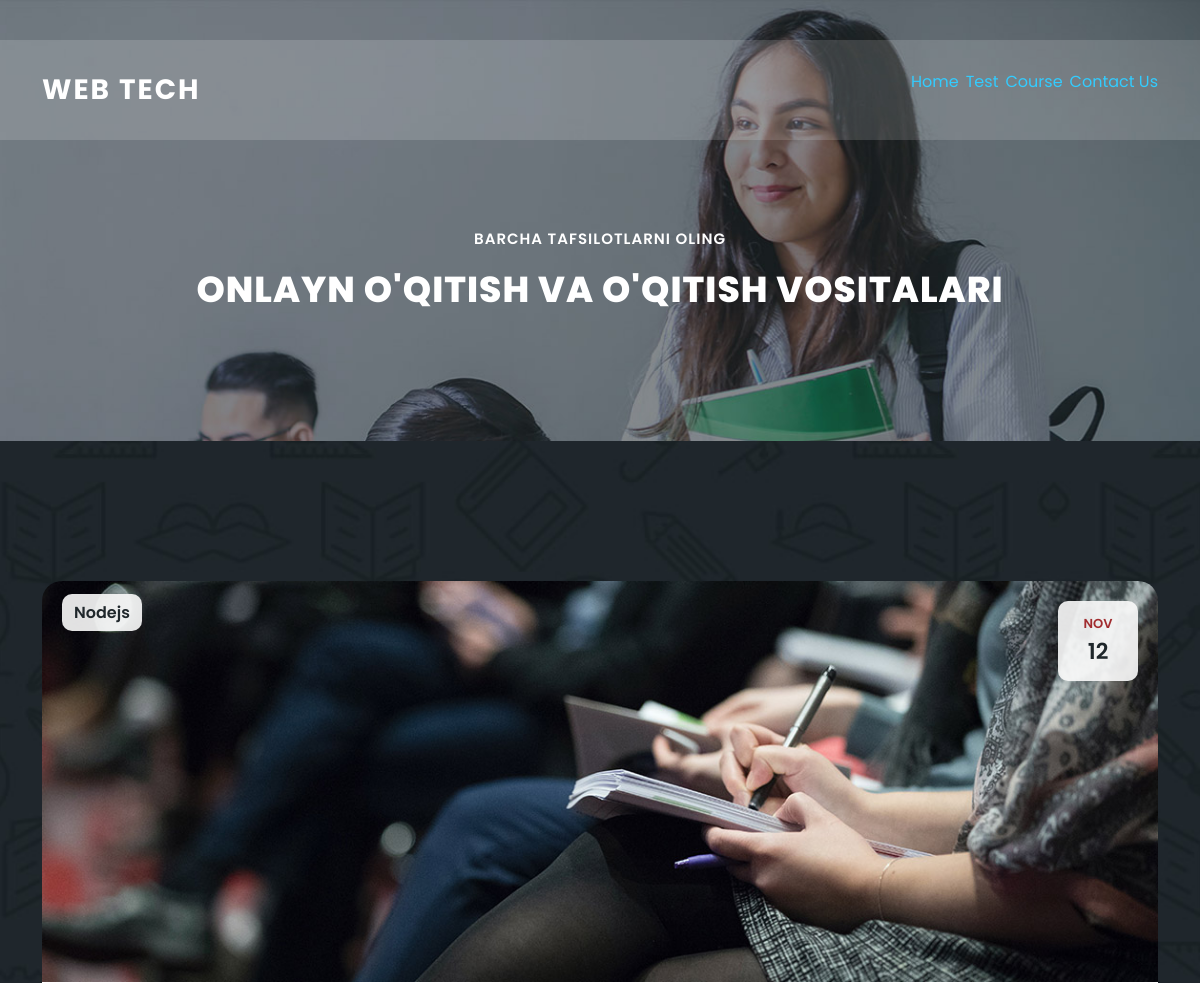
Before: /detail/2/ (upper part) with the older database file.
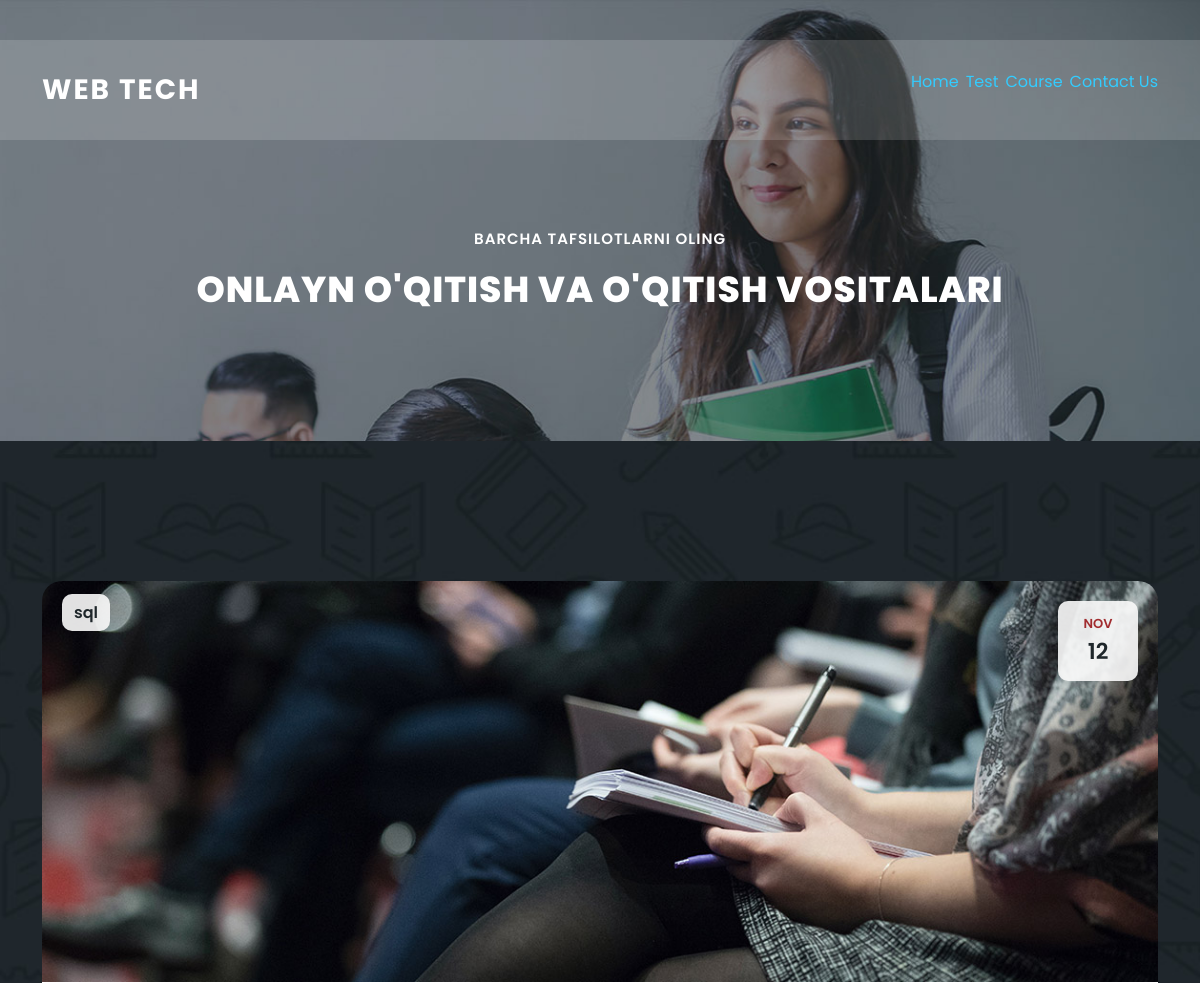
After: the same page with the newer database file.
### donwapp/models.py (models this page shows, shortened)
class Category(models.Model):
    title = models.CharField(max_length=255)
    name = models.CharField(max_length=255)
    summary = models.CharField(max_length=255)
    read_time = models.IntegerField(default=0)
    body = models.TextField()
    image = models.ImageField(upload_to="category/")

### donwapp/views.py (the view)
# urls.py: path('detail/<int:id>/', detail, name='detail'),
def detail(request,id):
    category = Category.objects.filter(id=id).first()
    if request.method == 'POST':
        name = request.POST.get('name')
        email = request.POST.get('email')
        subject = request.POST.get('subject')
        message = request.POST.get('message')
        Feedback.objects.create(name=name, email=email, subject=subject, text=message)
    context = {
        "category":category
    }
    return render(request, 'meeting-details.html', context)

### templates/meeting-details.html (shortened to what this page needs)
{% extends "index.html" %}
{% load static %}
  {% block content %}
  <section class="heading-page header-text" id="top">
    <div class="container">
      <div class="row">
        <div class="col-lg-12">
          <h6>Barcha tafsilotlarni oling</h6>
          <h2>Onlayn o'qitish va o'qitish vositalari</h2>
        </div>
      </div>
    </div>
  </section>
  <section class="meetings-page" id="meetings">
    <div class="container">
      <div class="row">
        <div class="col-lg-12">
          <div class="row">
            <div class="col-lg-12">
              <div class="meeting-single-item">
                <div class="thumb">
                  <div class="price">
                    <span>{{category.title}}</span>
                  </div>
                  <div class="date">
                    <h6>Nov <span>12</span></h6>
                  </div>
                  <a href="meeting-details.html"><img src="assets/images/single-meeting.jpg" alt=""></a>
                </div>
              </div>
            </div>
          </div>
        </div>
      </div>
    </div>
  </section>
  {% endblock content %}

Changed rows visible on the page:
changed Category: title "Nodejs" → "sql"
